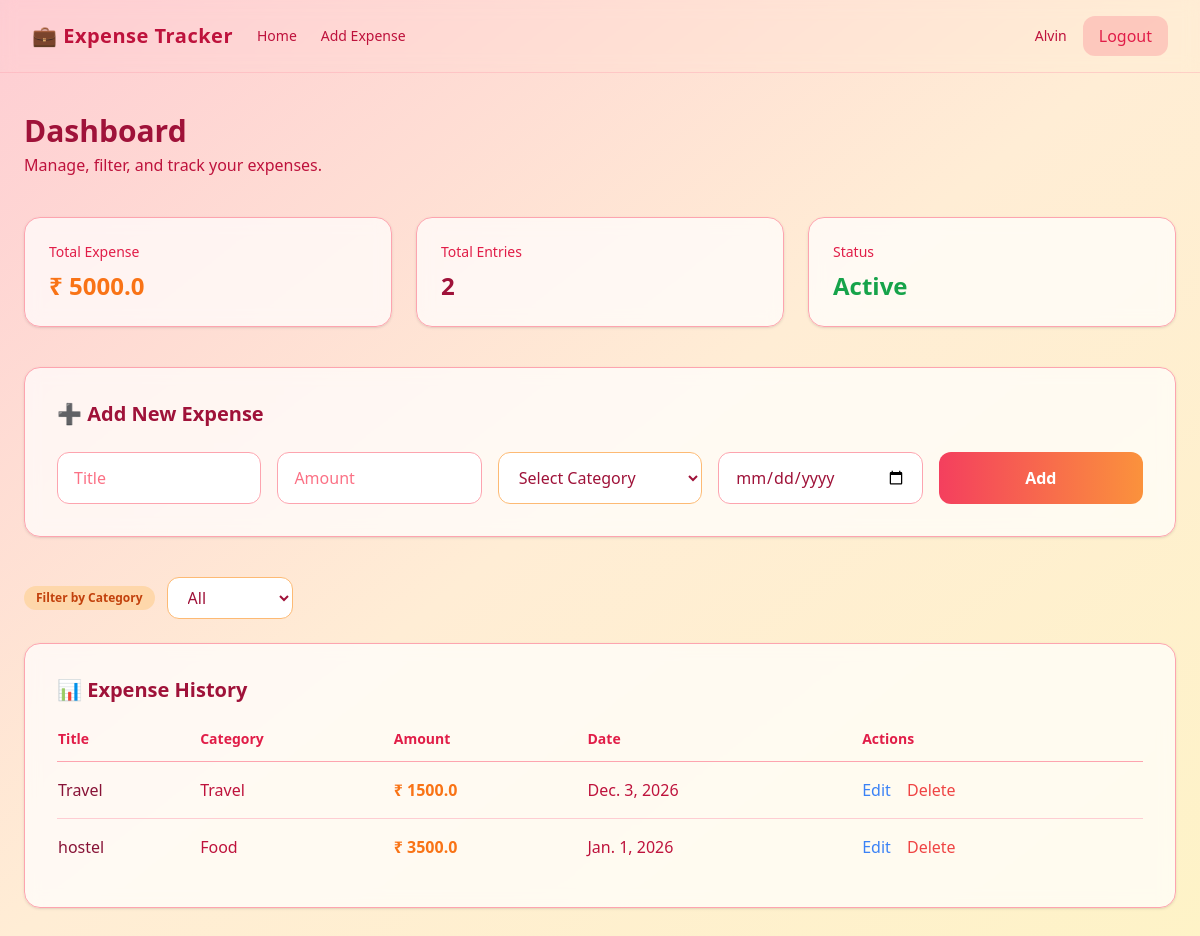
The app's page /dashboard/ (signed in) with its own data.
### expenses/models.py (models this page shows, shortened)
class Expense(models.Model):
    CATEGORY_CHOICES = [
        ('Food', 'Food'),
        ('Travel', 'Travel'),
        ('Rent', 'Rent'),
        ('Shopping', 'Shopping'),
        ('Bills', 'Bills'),
        ('Other', 'Other'),
    ]
    user = models.ForeignKey(User, on_delete=models.CASCADE)
    title = models.CharField(max_length=100)
    amount = models.FloatField()
    category = models.CharField(
        max_length=20,
        choices=CATEGORY_CHOICES,
        default='Other'   # ✅ ensures old data doesn’t break
    )
    date = models.DateField()

### expenses/views.py (the view, shortened to what this page needs)
# urls.py: path('', views.dashboard, name='dashboard'),          # /
@login_required
def dashboard(request):
    selected_category = request.GET.get('category')
    expenses = Expense.objects.filter(user=request.user)
    if selected_category and selected_category != 'All':
        expenses = expenses.filter(category=selected_category)
    total_expense = expenses.aggregate(total=Sum('amount'))['total'] or 0
    categories = ['All', 'Food', 'Travel', 'Rent', 'Shopping', 'Bills', 'Other']
    return render(
        request,
        'dashboard.html',
        {
            'expenses': expenses,
            'total_expense': total_expense,
            'categories': categories,
            'selected_category': selected_category
        }
    )

### templates/dashboard.html (shortened to what this page needs)
<!DOCTYPE html>
<html lang="en">
<head>
  <script src="https://cdn.tailwindcss.com"></script>
</head>
<body class="min-h-screen
             bg-gradient-to-br from-rose-200 via-orange-100 to-amber-100
             text-rose-900">
  <nav class="flex items-center justify-between px-8 py-4
              border-b border-rose-300/40 backdrop-blur">
    <div class="flex items-center gap-6">
      <a href="/"
         class="text-xl font-extrabold tracking-wide
                text-rose-700 hover:text-orange-500 transition">
        💼 Expense Tracker
      </a>
      <a href="/"
         class="text-sm text-rose-700 hover:text-orange-500 transition">
        Home
      </a>
      <a href="/dashboard/#add-expense"
         class="text-sm text-rose-700 hover:text-orange-500 transition">
        Add Expense
      </a>
    </div>
    <div class="flex items-center gap-4">
      <span class="text-sm font-medium text-rose-700">
        {{ request.user.username }}
      </span>
      <form method="post" action="/logout/">
        <button
          class="px-4 py-2 rounded-xl
                 bg-rose-500/20 text-rose-600
                 hover:bg-rose-500 hover:text-white transition">
          Logout
        </button>
      </form>
    </div>
  </nav>
  <main class="max-w-7xl mx-auto px-6 py-10">
    <div class="mb-10">
      <h2 class="text-3xl font-extrabold text-rose-800">
        Dashboard
      </h2>
      <p class="text-rose-700 mt-1">
        Manage, filter, and track your expenses.
      </p>
    </div>
    <div class="grid grid-cols-1 md:grid-cols-3 gap-6 mb-10">
      <div class="bg-white/70 backdrop-blur rounded-2xl p-6
                  border border-rose-300 shadow">
        <p class="text-sm text-rose-600">Total Expense</p>
        <h3 class="text-2xl font-bold mt-2 text-orange-500">
          ₹ {{ total_expense }}
        </h3>
      </div>
      <div class="bg-white/70 backdrop-blur rounded-2xl p-6
                  border border-rose-300 shadow">
        <p class="text-sm text-rose-600">Total Entries</p>
        <h3 class="text-2xl font-bold mt-2 text-rose-800">
          {{ expenses|length }}
        </h3>
      </div>
      <div class="bg-white/70 backdrop-blur rounded-2xl p-6
                  border border-rose-300 shadow">
        <p class="text-sm text-rose-600">Status</p>
        <h3 class="text-2xl font-bold mt-2 text-green-600">
          Active
        </h3>
      </div>
    </div>
    <div id="add-expense"
         class="bg-white/70 backdrop-blur rounded-2xl p-8
                border border-rose-300 shadow mb-10">
      <h3 class="text-xl font-semibold mb-6 text-rose-800">
        ➕ Add New Expense
      </h3>
      <form method="post" class="grid grid-cols-1 md:grid-cols-5 gap-4">
        <input
          name="title"
          placeholder="Title"
          required
          class="px-4 py-3 rounded-xl
                 bg-white border border-rose-300
                 text-rose-800 placeholder-rose-400
                 focus:ring-2 focus:ring-orange-400 outline-none" />
        <input
          name="amount"
          type="number"
          step="0.01"
          placeholder="Amount"
          required
          class="px-4 py-3 rounded-xl
                 bg-white border border-rose-300
                 text-rose-800 placeholder-rose-400
                 focus:ring-2 focus:ring-orange-400 outline-none" />
        <select
          name="category"
          required
          class="px-4 py-3 rounded-xl
                 bg-white border border-orange-300
                 text-rose-800
                 focus:ring-2 focus:ring-orange-400
                 hover:border-orange-400 transition">
          <option value="" class="text-rose-400">Select Category</option>
        </select>
        <input
          name="date"
          type="date"
          required
          class="px-4 py-3 rounded-xl
                 bg-white border border-rose-300
                 text-rose-800
                 focus:ring-2 focus:ring-orange-400 outline-none" />
        <button
          class="px-6 py-3 rounded-xl
                 bg-gradient-to-r from-rose-500 to-orange-400
                 text-white font-semibold
                 hover:brightness-110 hover:shadow-lg transition">
          Add
        </button>
      </form>
    </div>
    <form method="get" class="mb-6 flex items-center gap-3">
      <span class="px-3 py-1 text-xs font-semibold rounded-full
                   bg-orange-200 text-orange-700">
        Filter by Category
      </span>
      <select
        name="category"
        onchange="this.form.submit()"
        class="px-4 py-2 rounded-xl
               bg-white border border-orange-300
               text-rose-800
               focus:ring-2 focus:ring-orange-400
               hover:border-orange-400 transition">
        {% for cat in categories %}
          <option value="{{ cat }}"
            {% if selected_category == cat %}selected{% endif %}>
            {{ cat }}
          </option>
        {% endfor %}
      </select>
    </form>
    <div class="bg-white/70 backdrop-blur rounded-2xl p-8
                border border-rose-300 shadow">
      <h3 class="text-xl font-semibold mb-6 text-rose-800">
        📊 Expense History
      </h3>
      {% if expenses %}
      <div class="overflow-x-auto">
        <table class="w-full text-left">
          <thead class="text-rose-600 text-sm border-b border-rose-300">
            <tr>
              <th class="pb-3">Title</th>
              <th class="pb-3">Category</th>
              <th class="pb-3">Amount</th>
              <th class="pb-3">Date</th>
              <th class="pb-3">Actions</th>
            </tr>
          </thead>
          <tbody class="divide-y divide-rose-200">
            {% for e in expenses %}
            <tr class="hover:bg-orange-100/60 transition">
              <td class="py-4">{{ e.title }}</td>
              <td class="py-4 text-rose-700">{{ e.category }}</td>
              <td class="py-4 text-orange-500 font-semibold">
                ₹ {{ e.amount }}
              </td>
              <td class="py-4 text-rose-700">{{ e.date }}</td>
              <td class="py-4 space-x-3">
                <a href="{% url 'update_expense' e.id %}"
                   class="text-blue-500 hover:text-blue-600">
                  Edit
                </a>
                <a href="{% url 'delete_expense' e.id %}"
                   class="text-red-500 hover:text-red-600">
                  Delete
                </a>
              </td>
            </tr>
            {% endfor %}
          </tbody>
        </table>
      </div>
      {% else %}
        <p class="text-rose-600 text-center py-10">
          No expenses added yet.
        </p>
      {% endif %}
    </div>
  </main>
</body>
</html>

### records on screen
Expense: title "Travel", category "Travel", amount "1500.0", date "Dec. 3, 2026"
Expense: title "hostel", category "Food", amount "3500.0", date "Jan. 1, 2026"

### other values on screen
{{ request.user.username }} "Alvin"
{{ total_expense }} "5000.0"
{{ expenses|length }} "2"
form field category "All"
